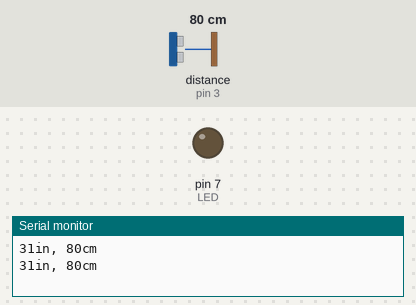
Recording of a sketch running on a simulated Arduino Uno, built with avr-gcc and run on an emulated ATmega328P. On the bench: output pins drawn as LEDs (lit = HIGH), the last lines printed to the serial monitor. Wiring (inferred from the names in the program): ultrasonic range finder: trigger pin 5; echo pin 3. Dashed ring = blinking. The inputs (shaded band) are chosen by the test bench; at power-on: distance to the obstacle (sensor on pin 3) 80 cm. The echo pulse lasts 58.3 µs per cm; pins used as bus, display or sensor lines are not drawn.

Above: at 1.8 s.
1.9 s: distance to the obstacle (sensor on pin 3) set to 7 cm
3.4 s: distance to the obstacle (sensor on pin 3) set to 4 cm
At 6.5 s:
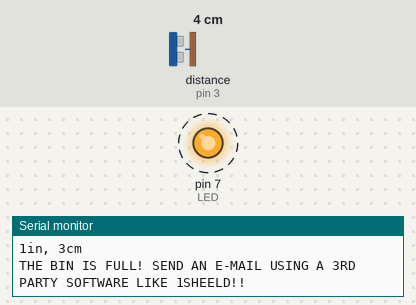
7.5 s: distance to the obstacle (sensor on pin 3) set to 9 cm
At 8.0 s:
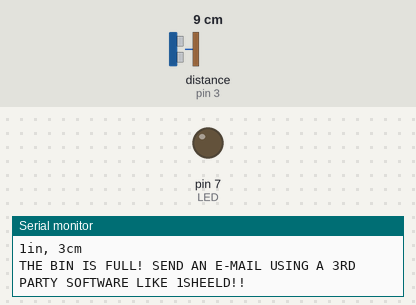
Timing chart, 0 to 10.5 s (numbered marks = the images above; inputs shaded):
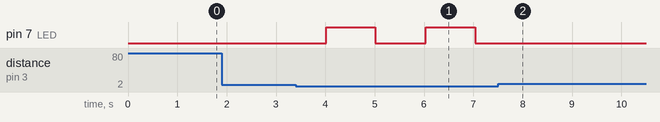

The sketch:

sensor.ino
```cpp
const int trigPin = 5;
const int echoPin = 3;
const int LED = 7;

void setup() {
  // initialize serial communication:
  Serial.begin(9600);
  pinMode(LED, OUTPUT);
}

void loop()
{
  // establish variables for duration of the ping,
  // and the distance result in inches and centimeters:
  long duration, inches, cm;

  // The sensor is triggered by a HIGH pulse of 10 or more microseconds.
  // Give a short LOW pulse beforehand to ensure a clean HIGH pulse:
  pinMode(trigPin, OUTPUT);
  digitalWrite(trigPin, LOW);
  delayMicroseconds(2);
  digitalWrite(trigPin, HIGH);
  delayMicroseconds(10);
  digitalWrite(trigPin, LOW);

  // Read the signal from the sensor: a HIGH pulse whose
  // duration is the time (in microseconds) from the sending
  // of the ping to the reception of its echo off of an object.
  pinMode(echoPin, INPUT);
  duration = pulseIn(echoPin, HIGH);

  // convert the time into a distance
  inches = microsecondsToInches(duration);
  cm = microsecondsToCentimeters(duration);
  if(cm <0) {
   Serial.print("Out of range!");
  }
  else if(cm >= 0 && cm <= 4) {
   digitalWrite(LED,HIGH);
   delay(1000);
   digitalWrite(LED,LOW);
   Serial.print(inches);
   Serial.print("in, ");
   Serial.print(cm);
   Serial.println("cm");
   Serial.println("THE BIN IS FULL! SEND AN E-MAIL USING A 3RD PARTY SOFTWARE LIKE 1SHEELD!!");
  }
  else {
    digitalWrite(LED,LOW);
    Serial.print(inches);
    Serial.print("in, ");
    Serial.print(cm);
    Serial.print("cm");
    Serial.println();
  }
  delay(1000);
}

long microsecondsToInches(long microseconds)
{
  // According to Parallax's datasheet for the PING))), there are
  // 73.746 microseconds per inch (i.e. sound travels at 1130 feet per
  // second).  This gives the distance travelled by the ping, outbound
  // and return, so we divide by 2 to get the distance of the obstacle.
  // See: http://www.parallax.com/dl/docs/prod/acc/28015-PING-v1.3.pdf
  return microseconds / 74 / 2;
}

long microsecondsToCentimeters(long microseconds)
{
  // The speed of sound is 340 m/s or 29 microseconds per centimeter.
  // The ping travels out and back, so to find the distance of the
  // object we take half of the distance travelled.
  return microseconds / 29 / 2;
}
```

survey.c
```cpp
//Environmental Survey

#include <stdio.h>
#include <time.h>
#include <string.h>
#include <stdlib.h>
#include <math.h>

char ques[7][100];
char options[5][100];
char ans[2][4];


void initializeQues()
{
	strcpy(ques[0], "Do you segregate waste?");
	strcpy(ques[1], "Did you trash non-biodegradable trash today?");
	strcpy(ques[2], "Did you waste food today?");
	strcpy(ques[3], "Do you know how many kids die of starvation in Africa?");
	strcpy(ques[4], "Do you see people throwing food around you everyday?");
	strcpy(ques[5], "Do you do your bit?");
	strcpy(ques[6], "Are you happy with your life?");

}

void initializeAns()
{
	strcpy(options[0], "Non-Woven Fabric");
	strcpy(options[0], "Ribbon");
	strcpy(options[0], "Paper Cups");
	strcpy(options[0], "Nylon");
	strcpy(options[0], "Thermocol");

}

void initializeOptions()
{
	strcpy(options[0], "Yes");
	strcpy(options[0], "No");
}

int askQuestion(char *currQuestion)
{
	// printf("LOl");
//	printf(currQuestion);

  puts(currQuestion);
  puts( "Enter Yes or No :");
   char currAnswer[4];
   gets(currAnswer);

   if((strcmp(currAnswer,"yes") == 0) || (strcmp(currAnswer,"YES") == 0))
   {
	   strcpy(currAnswer,"Yes");

   }
   if((strcmp(currAnswer,"no") == 0) || (strcmp(currAnswer, "NO") == 0))
	    strcpy(currAnswer,"No");
   if((strcmp(currAnswer,"Yes") != 0) && (strcmp(currAnswer,"No") != 0))
   {
	   puts("Don't be a rebel, please put in the correct value!");
	   return 0;
   }


//	puts(currAnswer);

	/* if(currAnswer != options[0] || currAnswer != options[1])
	{
		printf("IN1");
		return -1;
	}
else
{ */

		FILE *ifp;
        char *mode = "r";
		int c;

        ifp = fopen("cfile.txt", mode);

         if (ifp == NULL) {
         fprintf(stderr, "Can't open input file in.list!\n");
		 printf("cant open file");
         exit(1);
		 return -1;
        }


	/*	char readQues[7][100];
		char yeses[7];
		char nos[7];

		for(int line = 0; line<7; line++)
		{

		 yeses[line] = getc(ifp);
		printf("%c", yeses[line]);
		 getc(ifp);
		 nos[line] = getc(ifp);
		 printf("%c", nos[line]);
		 getc(ifp);

		 char toPut[100];
		 int a;
		 int k = 0;
		while('\n' != (a = fgetc(ifp))) {
			toPut[k] = a;
			k++;
        printf("%c",a);
    }


		 strcpy(readQues[line], toPut);
		// printf(readQues[line]);
		}
 //  } */


 // extract intoo lines
 char lines[7][1000];


	char ch = getc ( ifp );
	int line = 0;
    int index = 0;

    while ( ch != EOF ) {

        if ( ch != '\n'){

            lines[line][index++] = ch;
        }else {

             lines[line][index] = '\0';

			// printf("%i",line); printf(lines[0]);
            index = 0;
			line++;

            // printf (lines[line] );
        }
        ch = getc ( ifp );

    }

/*	for(int i = 0; i<7; i++)
		puts(lines[i]); */


/*
        char readQues[7][100];
		char yeses[7];
		char nos[7];
		int yesnocount = 0;
		int readQuesCount = 0;

		for(int line = 0; line <7; line++)
		{
			char c = lines[line][0];
			puts("IN");
			int  k = 0;
			while(c != '\0')
			{

				printf("%",c);
				if(k==0)
				{
					yeses[yesnocount] = lines[line][0];
				}

				else if(k==2)
				{
					nos[yesnocount] = lines[line][2];
					yesnocount++;
				}

				else
				{
					readQues[line][readQuesCount] = lines[line][k];
					readQuesCount++;
				}

				k++;
			}
		}
		*/

		// extract int yes, no and ques
		char readQues[7][100];
		char yeses[7][3];
		char nos[7][3];
		int yindex = 0;
		int nindex = 0;
		int rqindex = 0;
		int k = 0;

		for(int line = 0; line <7; line++)
		{
			k = 0;
			yeses[line][0] = lines[line][0];
			yeses[line][1] = lines[line][1];
			yeses[line][2] = '\0';
			// puts(yeses[line]);
			nos[line][0] = lines[line][2];
			nos[line][1] = lines[line][3];
			nos[line][2] = '\0';

			int currindex = 4;
			char curr = lines[line][4];
			while(curr != '.')
			{
				//printf("%c",curr);
				readQues[line][k] = curr;
				k++;
				currindex++;
				curr = lines[line][currindex];
			}

			readQues[line][k] = '\0';


		}

	/*	for(int i = 0; i<7; i++)
		puts(readQues[i]); */

	fclose(ifp);


	int found = 0;

	// puts(currQuestion);
	for(int i = 0; i<7;i++)
	{
		if(strcmp(currQuestion,readQues[i]) == 0)
			found = i;

	}

	FILE *ofp = fopen("cfile.txt", "w");


	for(int i = 0; i<7; i++)
	{
		if(i == found)
		{
			if(strcmp(currAnswer,"Yes") == 0)
			{
				char no_of_yes = yeses[i][0] - '0';
				no_of_yes = no_of_yes + 1;
				char putitback = no_of_yes  + '0';
				// printf("%c",putitback);
				yeses[i][0] = putitback;

			fputs(yeses[i], ofp);
			fputs(nos[i],ofp);
			fputs(readQues[i], ofp);
			fputc('.',ofp);
			fputc('\n',ofp);

		}

		if(strcmp(currAnswer,"No") == 0)
			{
				char no_of_no = nos[i][0] - '0';
				no_of_no = no_of_no + 1;
				char putitback = no_of_no + '0';
			//	printf("%c",putitback);
				nos[i][0] = putitback;

			fputs(yeses[i], ofp);
			fputs(nos[i],ofp);
			fputs(readQues[i], ofp);
			fputc('.',ofp);
			fputc('\n',ofp);

		}


		}
		else
		{
			fputs(yeses[i], ofp);
			fputs(nos[i],ofp);
			fputs(readQues[i], ofp);
			fputc('.',ofp);
			fputc('\n',ofp);
		}
	}

	fclose(ofp);


return 0;

}


int printStatistic()
{
	FILE *ifp;
        char *mode = "r";
		int c;

        ifp = fopen("cfile.txt", mode);

         if (ifp == NULL) {
         fprintf(stderr, "Can't open input file in.list!\n");
		 printf("cant open file");
         exit(1);
		 return -1;
        }

		char lines[7][1000];


	char ch = getc ( ifp );
	int line = 0;
    int index = 0;

    while ( ch != EOF ) {

        if ( ch != '\n'){

            lines[line][index++] = ch;
        }else {

             lines[line][index] = '\0';

			// printf("%i",line); printf(lines[0]);
            index = 0;
			line++;

            // printf (lines[line] );
        }
        ch = getc ( ifp );

    }

	char readQues[7][100];
		char yeses[7][3];
		char nos[7][3];
		int yindex = 0;
		int nindex = 0;
		int rqindex = 0;
		int k = 0;

		for(int line = 0; line <7; line++)
		{
			k = 0;
			yeses[line][0] = lines[line][0];
			yeses[line][1] = lines[line][1];
			yeses[line][2] = '\0';
			// puts(yeses[line]);
			nos[line][0] = lines[line][2];
			nos[line][1] = lines[line][3];
			nos[line][2] = '\0';

			int currindex = 4;
			char curr = lines[line][4];
			while(curr != '.')
			{
				//printf("%c",curr);
				readQues[line][k] = curr;
				k++;
				currindex++;
				curr = lines[line][currindex];
			}

			readQues[line][k] = '\0';


		}

	/*	for(int i = 0; i<7; i++)
		puts(readQues[i]); */

	fclose(ifp);

	for(int line = 0; line <7; line++)
	{
		puts(readQues[line]);
		puts("Number of Yeses :");
		puts(yeses[line]);
		puts("Number of Nos :");
		puts(nos[line]);
	}

	// calculating mean
		int sum1 = 0;
	int sum2 = 0;
	for(int line = 0; line<7;line++)
	{
		sum1 = sum1 + (yeses[line][0] - '0');
		sum2 = sum2 + (nos[line][0] - '0');
	}

	float meany = (float)sum1/7;
	float meann = (float)sum2/7;

	puts("Mean of the number of yeses : ");
	printf("%f\n", meany);
	puts("Mean of the number of nos : ");
	printf("%f\n", meann);

	int numYes[7];
	int numNo[7];

	for(int line = 0; line<7;line++)
	{
		numYes[line] = yeses[line][0] - '0';
		numNo[line] = nos[line][0] - '0';
	}

	// sorting
	int tmp = 0;
	for(int i = 0; i<7; i++)
	{
		for(int j = 0; j<7 - i - 1; j++)
		{
			if(numYes[j] > numYes[j+1])
			{
				tmp = numYes[j];
				numYes[j] = numYes[j+1];
				numYes[j+1] = tmp;
			}
		}
	}

	tmp = 0;
	for(int i = 0; i<7; i++)
	{
		for(int j = 0; j<7 - i - 1; j++)
		{
			if(numNo[j] > numNo[j+1])
			{
				tmp = numNo[j];
				numNo[j] = numNo[j+1];
				numNo[j+1] = tmp;
			}
		}
	}

	puts("Median of the number of yeses :");
	printf("%i\n", (numYes[3]));

	puts("Median of the number of nos :");
	printf("%i\n", (numNo[3]));

	// standard sampleDeviationn

	float sum3 = 0;
	for (int i = 0; i < 7; i++)
    sum3 = sum3 + (((float)numYes[i]) - ((float)(sum1/7))) * (((float)numYes[i]) - ((float)(sum1/7)));

    float sampleDeviation1 = sqrt((sum3 / (6)));

	puts("Standard Sample Deviation of  the number of yeses");
	printf("%f\n", (sampleDeviation1));

	float sum4 = 0;
	for (int i = 0; i < 7; i++)
    sum4 = sum4 + (((float)numNo[i]) - ((float)(sum2/7))) * (((float)numNo[i]) - ((float)(sum2/7)));

    float sampleDeviation2 = sqrt((sum4 / (6)));

	puts("Standard Sample Deviation of  the number of nos");
	printf("%f\n", (sampleDeviation2));

	//  population sample deviation

	float popDeviation1 = sqrt((sum3 / (7)));
	float popDeviation2 = sqrt((sum4 / (7)));

	puts("Population Sample Deviation of  the number of yeses");
	printf("%f\n", (popDeviation1));
	puts("Population Sample Deviation of  the number of nos");
	printf("%f\n", (popDeviation2));


	// Mode


}

void pattern0()
{
 char prnt = '*';
 int i, j, k, s, sp, nos = 0, nosp = -1;
 for (i = 9; i >= 3; (i = i - 2)) {
  for (s = nos; s >= 1; s--) {
   printf("  ");
  }
  for (j = 1; j <= i; j++) {
printf("%2c", prnt);
}
for (sp = nosp; sp >= 1; sp--) {
   printf("  ");
  }
  for (k = 1; k <= i; k++) {
 if (i == 9 && k == 1) {
continue;
}
printf("%2c", prnt);
}
nos++;
nosp = nosp + 2;
printf("\n");
}
nos = 4;
for (i = 9; i >= 1; (i = i - 2)) {
  for (s = nos; s >= 1; s--) {
   printf("  ");
  }
  for (j = 1; j <= i; j++) {
   printf("%2c", prnt);
  }
  nos++;
  printf("\n");
 }
}
int triangle(int nos, int i) {
 char prnt = '*';
 int s, j;
 for (s = nos; s >= 1; s--) {    // Spacing factor
  printf("  ");
 }
 for (j = 1; j <= i; j++) {      //The inner loop
  printf("%2c", prnt);
 }
 return 0;
}

void pattern1() {
 int i, nos = 5;
 //draws the upper triangle
 for (i = 1; i <= 4; i++) {
 triangle(nos, i);    //Inner loop construction
 nos++;              // Increments the spacing factor
 printf("\n");  }
nos = 7;  //Draws the lower triangle skipping its base.
for (i = 3; i >= 1; i--) {
  int j = 1;
  triangle(nos, i);  // Inner loop construction
  nos = nos - j;     // Spacing factor
  printf("\n");
 }
}
int triangle1(int nos, int i, int skip) {
 char prnt = '*';
 int s, j;
 for (s = nos; s >= 1; s--) {
  printf("  ");
 }
 for (j = 1; j <= i; j++) {
 if (skip != 0) {
 if (i == 9 && j == 1) {
   continue;
 }
 }
if (i == 1 || i == 9) {
 printf("%2c", prnt);
}
else if (j == 1 || j == i) {
 printf("%2c", prnt);
 } else {
 printf("  ");
}  }
return 0; }
void pattern() {
int i, nos = 0, nosp = -1, nbsp = -1;
for (i = 9; i >= 1; (i = i - 2)) {
  triangle1(nos, i, 0);
  triangle1(nosp, i, 1);
  triangle1(nbsp, i, 1);
  printf("\n");
  nos++;
  nosp = nosp + 2;
  nbsp = nbsp + 2;
 }
 nos = 3, nosp = 5, nbsp = 5;
 for (i = 3; i <= 9; (i = i + 2)) {
  triangle1(nos, i, 0);
  triangle1(nosp, i, 1);
  triangle1(nbsp, i, 1);
  printf("\n");
  nos--;
  nosp = nosp - 2;
  nbsp = nbsp - 2;
 }
}
void patternintro() {
 char prnt = '*';
 int i, j, k, s, nos = -1;
 for (i = 5; i >= 1; i--) {
  for (j = 1; j <= i; j++) {
 printf("%2c", prnt);
}
for (s = nos; s >= 1; s--) {
   printf("  ");
  }
  for (k = 1; k <= i; k++) {
   if (i == 5 && k == 5) {
    continue;
   }
   printf("%2c", prnt);
  }
  nos = nos + 2;
  printf("\n");
 }
 nos = 5;
 for (i = 2; i <= 5; i++) {
  for (j = 1; j <= i; j++) {
 printf("%2c", prnt);
}
for (s = nos; s >= 1; s--) {
   printf("  ");
  }
  for (k = 1; k <= i; k++) {
   if (i == 5 && k == 5) {
    break;
   }
   printf("%2c", prnt);
  }
  nos = nos - 2;
  printf("\n");
 }
}
int main()
{
	initializeQues();
	initializeAns();
	initializeOptions();
	patternintro();
	puts(" ");
	puts(" ");
	puts(" ");
	puts(" ");
	puts("HI! WELCOME TO WASTE MANAGEMENT SYSTEM, CANADA!");
	puts(" ");
	puts(" ");
	puts(" ");
	puts(" ");
	for(int i = 0; i<7;i++) {
		if(i%2 == 0)
			pattern0();
		else
			pattern1();
	askQuestion(ques[i]);
	}

    puts("Do you want me to display the stastics");
	char input[4];
	gets(input);
	if((strcmp(input,"Yes") == 0) || (strcmp(input,"yes") == 0) || (strcmp(input,"YES") == 0))
		printStatistic();
	pattern();
	puts("THANK YOU FOR YOUR TIME! HAVE A TRASHFREE DAY!");
}
```

Measured:
- the behaviour switches between 6 and 5 cm on distance to the obstacle (sensor on pin 3) (found by bisection; images 0 and 1)
- after the input at 3.4 s, pin 7 (LED): alternates HIGH for 1.0 s and LOW for 1.0 s, starting after 0.61 s
- after the input at 7.5 s, pin 7 (LED): stops changing and stays LOW
